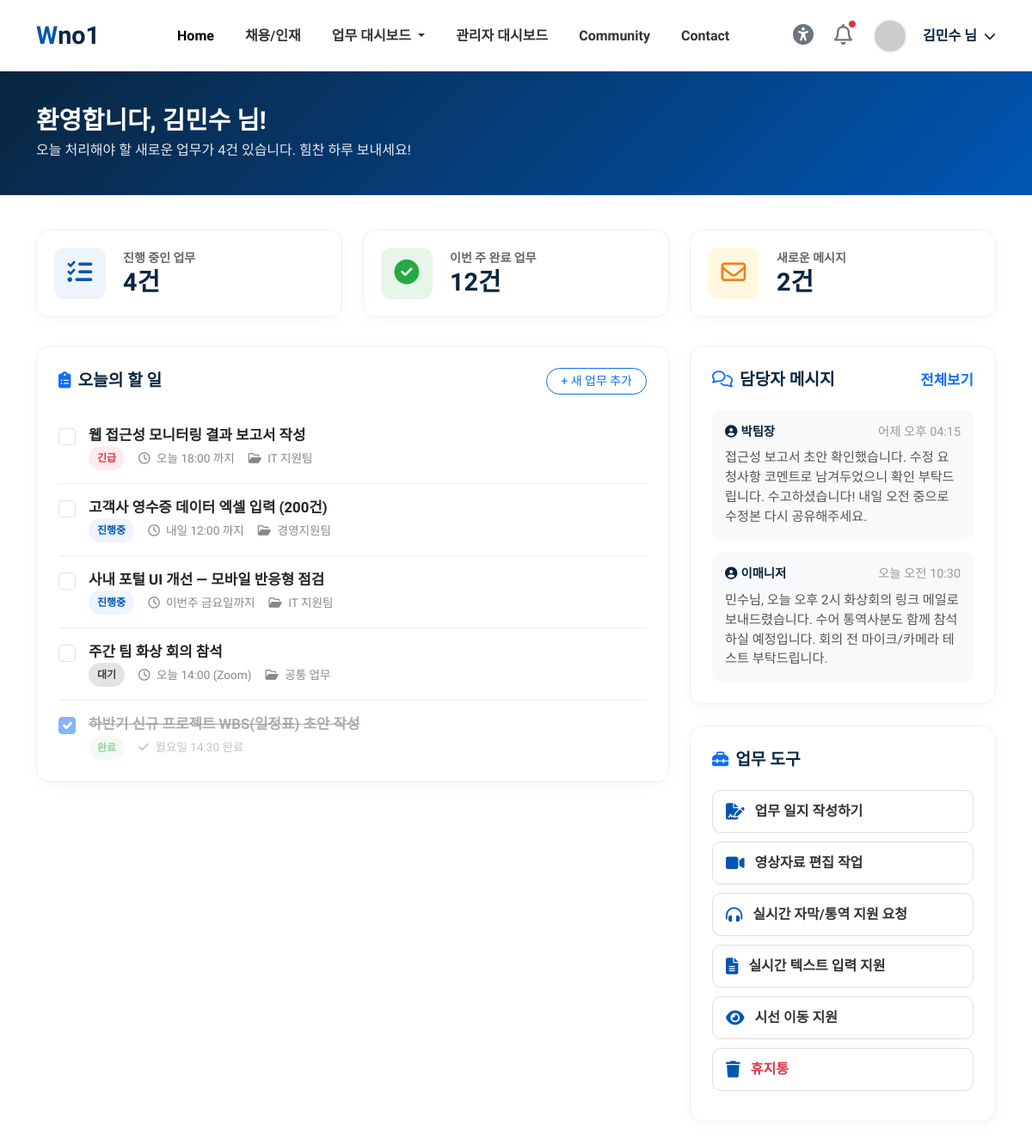
/emp_dash (signed in), run on an earlier commit of the app's database.
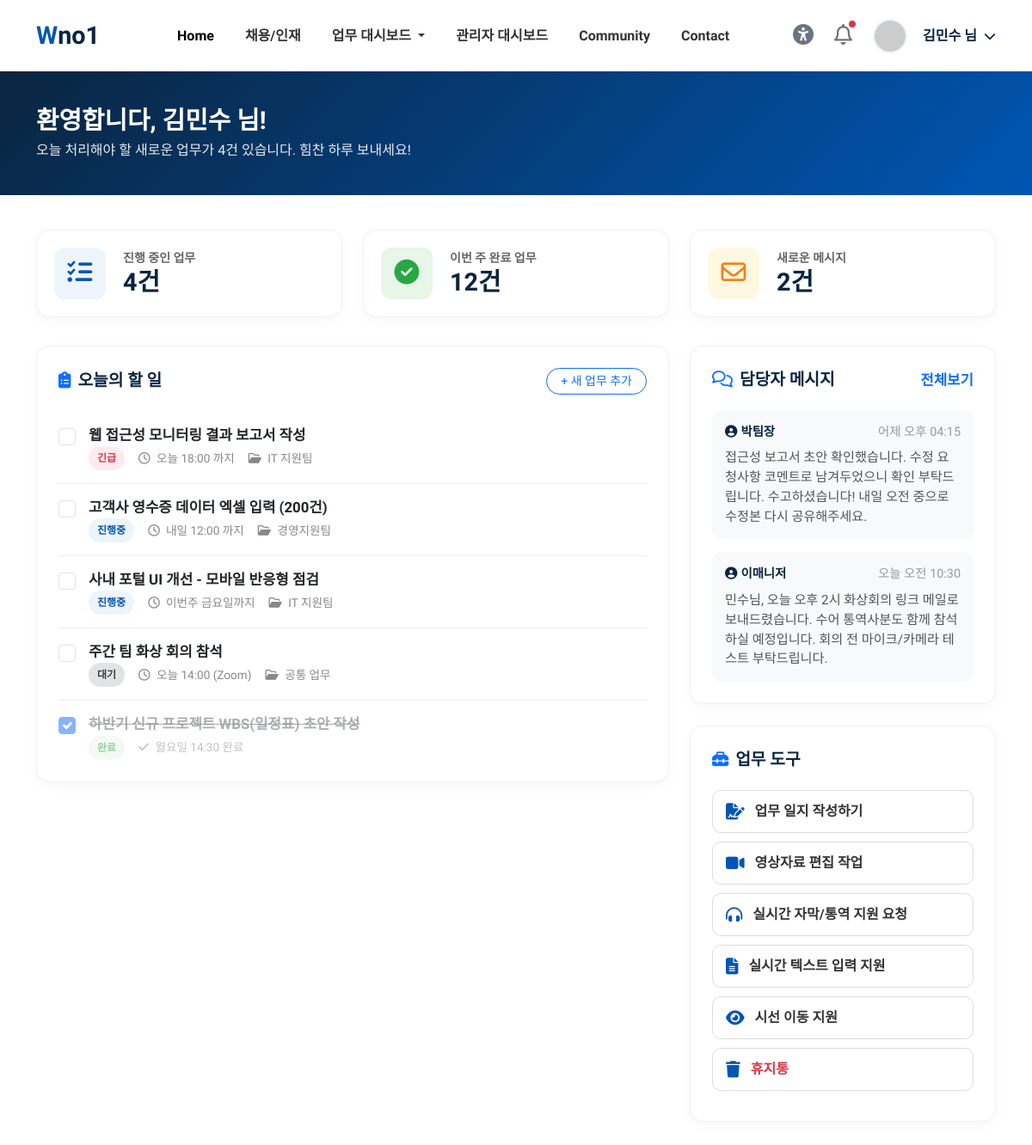
And on a later commit of the database.
### tables this page shows
CREATE TABLE jobs (
        id INTEGER PRIMARY KEY AUTOINCREMENT,
        user_id INTEGER,
        work_date TEXT,
        category TEXT,
        title TEXT NOT NULL,
        details TEXT,
        issues TEXT,
        dept TEXT DEFAULT '공통 업무',
        due_label TEXT DEFAULT '',
        status TEXT DEFAULT 'progress',
        created_at TEXT DEFAULT (datetime('now','localtime'))
    );

### routers/dashboard.py (the view)
@router.get("/emp_dash", response_class=HTMLResponse)
async def emp_dash(request: Request):
    if not check_login(request):
        return RedirectResponse(url="/login", status_code=303)
    u = get_current_user(request)
    uid = u["user_id"]
    conn = get_sqlite()
    try:
        todos = with_status_meta(conn.execute(
            "SELECT * FROM jobs WHERE user_id=? AND status NOT IN ('done','trash') ORDER BY CASE status WHEN 'urgent' THEN 0 WHEN 'progress' THEN 1 ELSE 2 END, id",
            (uid,)).fetchall())
        done_recent = with_status_meta(conn.execute(
            "SELECT * FROM jobs WHERE user_id=? AND status='done' ORDER BY id DESC LIMIT 1", (uid,)).fetchall())
        done_count = conn.execute("SELECT COUNT(*) FROM jobs WHERE user_id=? AND status='done'", (uid,)).fetchone()[0]
        unread_msgs = conn.execute(
            "SELECT * FROM messages WHERE user_id=? AND is_read=0 ORDER BY id DESC", (uid,)).fetchall()
    finally:
        conn.close()
    return templates.TemplateResponse(
        request=request, name="/top/emp_dash.html", context={
            "request": request, "page_title": "업무 대시보드",
            "user_name": u["user_name"],
            "todos": todos, "done_recent": done_recent, "done_count": done_count,
            "progress_count": len(todos),
            "messages": [dict(m) for m in unread_msgs],
            "unread_count": len(unread_msgs),
        }
    )

### templates/top/emp_dash.html (shortened to what this page needs)
<!DOCTYPE html>
<html lang="ko">
{% include 'common/header.html' %}
<body>
{% include 'common/topbar.html' %}
<div class="dash-header">
 <div class="container">
 <h2>환영합니다, {{ user_name }} 님!</h2>
 <p>오늘 처리해야 할 새로운 업무가 {{ progress_count }}건 있습니다. 힘찬 하루 보내세요!</p>
</div>
</div>
<div class="container pb-5">
 <div class="row">
 <div class="col-lg-4 col-md-6">
 <a href="#task-list" class="text-decoration-none small">
 <div class="stat-card">
 <div class="stat-icon bg-blue-light">
 <i class="fas fa-tasks"></i>
</div>
 <div class="stat-info">
 <p>진행 중인 업무</p>
 <h3>{{ progress_count }}<span>건</span></h3>
</div>
</div>
</a>
</div>
 <div class="col-lg-4 col-md-6">
 <a href="/completed_jobs" class="text-decoration-none small">
 <div class="stat-card">
 <div class="stat-icon bg-green-light">
 <i class="fas fa-check-circle"></i>
</div>
 <div class="stat-info">
 <p>이번 주 완료 업무</p>
 <h3>{{ done_count }}<span>건</span></h3>
</div>
</div>
</a>
</div>
 <div class="col-lg-4 col-md-6">
 <a href="/newarrived_jobs" class="text-decoration-none small">
 <div class="stat-card">
 <div class="stat-icon bg-yellow-light">
 <i class="far fa-envelope"></i>
</div>
 <div class="stat-info">
 <p>새로운 메시지</p>
 <h3>{{ unread_count }}<span>건</span></h3>
</div>
</div>
</a>
</div>
</div>
 <div class="row mt-2">
 <div class="col-lg-8">
 <div class="content-card">
 <div class="card-title">
 <span><i class="fas fa-clipboard-list me-2 text-primary"></i>오늘의 할 일</span>
 <a href="/new_job" class="btn btn-sm btn-outline-primary rounded-pill px-3">+ 새 업무 추가</a>
</div>
 <div class="task-list" id="task-list">
 {% for t in todos %}
 <div class="task-item">
 <input class="form-check-input task-checkbox" type="checkbox" id="task{{ t.id }}"
 onchange="toggleJob({{ t.id }}, this)">
 <div class="task-content">
 <a href="/job/{{ t.id }}" class="task-title text-decoration-none text-dark">{{ t.title }}</a>
 <div class="task-meta d-flex align-items-center gap-3">
 <span class="badge-status {{ t.status_class }}" {% if t.status_style %}style="{{ t.status_style }}"{% endif %}>{{ t.status_label }}</span>
 {% if t.due_label %}<span><i class="far fa-clock"></i> {{ t.due_label }}</span>{% endif %}
 <span><i class="far fa-folder-open"></i> {{ t.dept }}</span>
</div>
</div>
</div>
 {% endfor %}
 {% for t in done_recent %}
 <div class="task-item opacity-50">
 <input class="form-check-input task-checkbox" type="checkbox" id="task{{ t.id }}" checked
 onchange="toggleJob({{ t.id }}, this)">
 <div class="task-content">
 <a href="/job/{{ t.id }}" class="task-title text-decoration-none text-muted" style="text-decoration: line-through !important;">{{ t.title }}</a>
 <div class="task-meta d-flex align-items-center gap-3">
 <span class="badge-status status-done">완료</span>
 {% if t.due_label %}<span><i class="fas fa-check"></i> {{ t.due_label }}</span>{% endif %}
</div>
</div>
</div>
 {% endfor %}
</div>
</div>
</div>
 <div class="col-lg-4">
 <div class="content-card">
 <div class="card-title">
 <span><i class="far fa-comments me-2 text-primary"></i>담당자 메시지</span>
 <a href="/notifications" class="text-decoration-none small">전체보기</a>
</div>
 {% for m in messages %}
 <div class="msg-item">
 <div class="msg-header">
 <span class="msg-sender"><i class="fas fa-user-circle me-1"></i>{{ m.sender }}</span>
 <span class="msg-time">{{ m.time_label }}</span>
</div>
 <div class="msg-body">{{ m.body }}</div>
</div>
 {% else %}
 <p class="text-muted small text-center py-3">새 메시지가 없습니다.</p>
 {% endfor %}
</div>
 <div class="content-card">
 <div class="card-title">
 <span><i class="fas fa-toolbox me-2 text-primary"></i>업무 도구</span>
</div>
 <a href="/job_diary" class="tool-btn">
 <i class="fas fa-file-signature"></i> 업무 일지 작성하기
</a>
 <a href="/youtube_edit" class="tool-btn">
 <i class="fas fa-video"></i> 영상자료 편집 작업
</a>
 <a href="/real_trans" class="tool-btn">
 <i class="fas fa-headphones-alt"></i> 실시간 자막/통역 지원 요청
</a>
 <a href="/voice" class="tool-btn">
 <i class="fas fa-file-text"></i> 실시간 텍스트 입력 지원
</a>
 <a href="/eyemouse" class="tool-btn">
 <i class="fas fa-eye"></i> 시선 이동 지원
</a>
 <a href="/trash" class="tool-btn text-danger">
 <i class="fas fa-trash"></i> 휴지통
</a>
</div>
</div>
</div>
</div>
</body>
</html>

What changed in the data, as far as the page shows it:
changed jobs "이번주 금요일까지": title "사내 포털 UI 개선 — 모바일 반응형 점검" → "사내 포털 UI 개선 - 모바일 반응형 점검"
